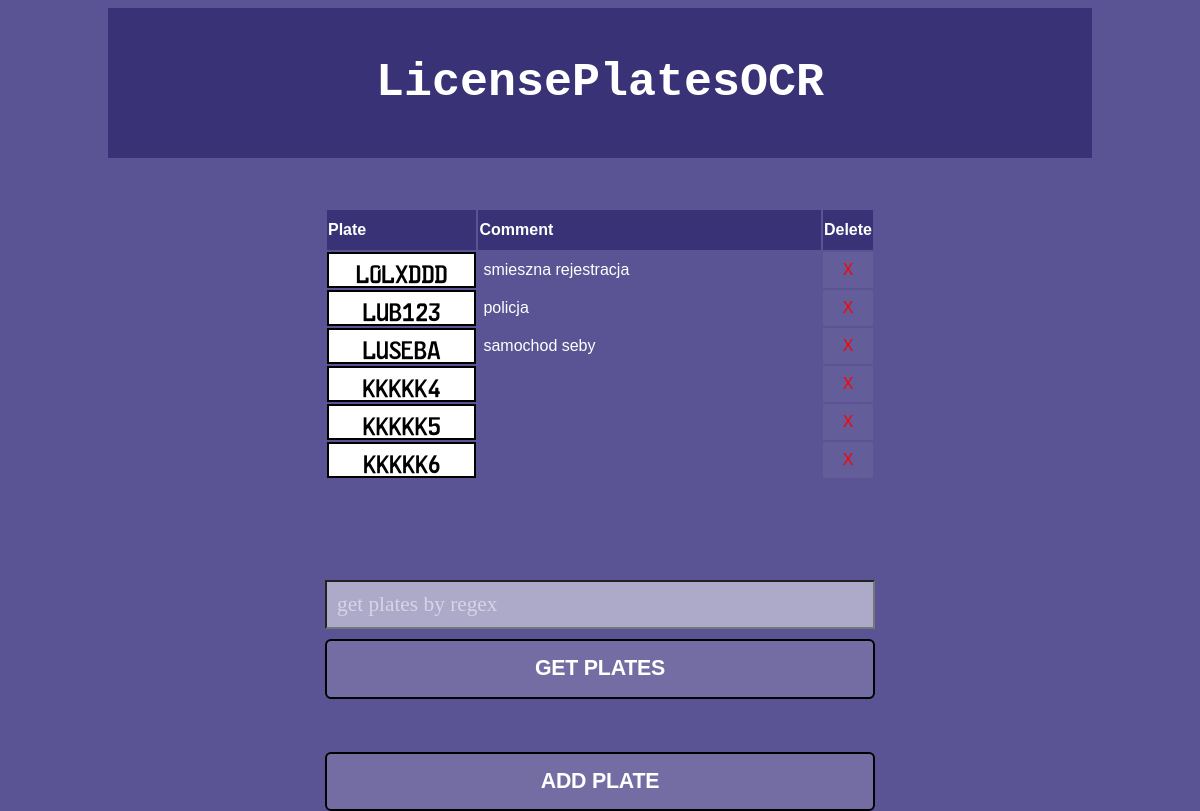
Page /license_management (signed in) on the earlier database version.
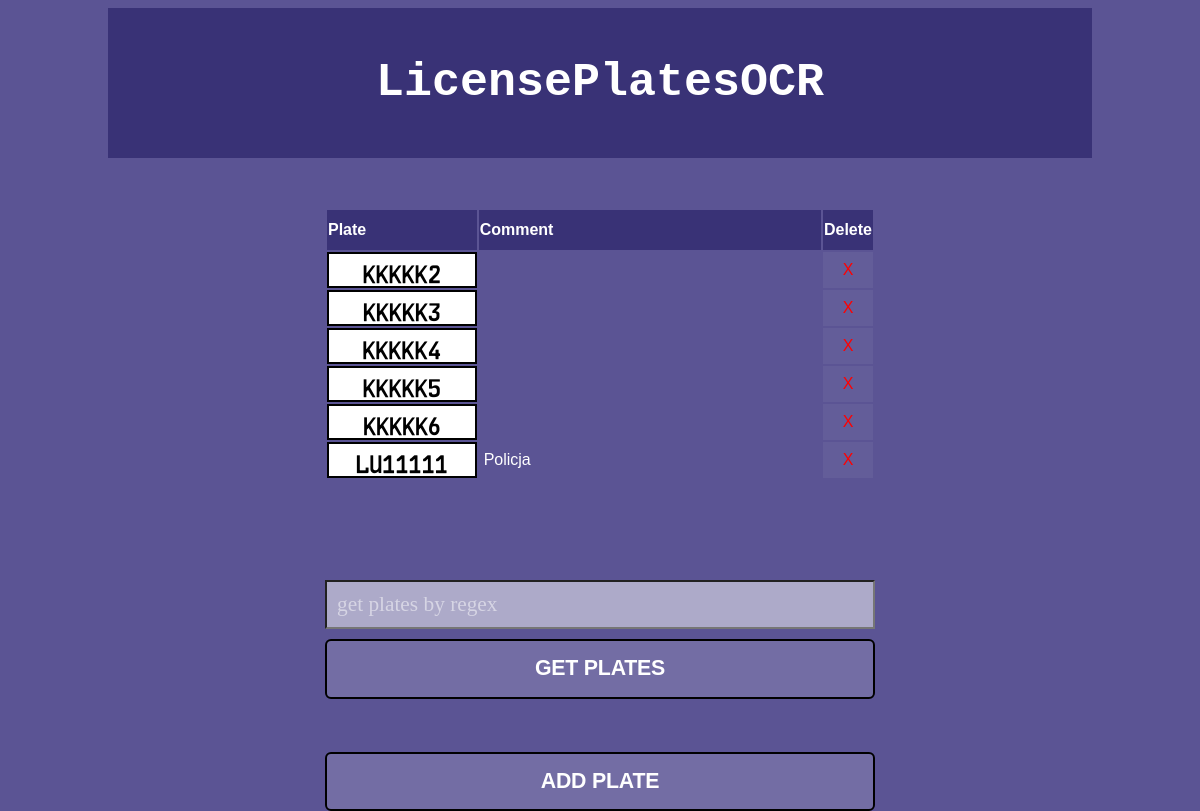
Same page on the later database version.
### app.py (models this page shows, shortened)
class LicensePlate(db.Model):
    id = db.Column(db.Integer, primary_key=True, autoincrement=True)
    plate_nb = db.Column(db.String(80), unique=True, nullable=False)
    user_id = db.Column(db.Integer, db.ForeignKey('user.id'), nullable=False)
    comment = db.Column(db.String(80), nullable=False)

### app.py (the view)
@app.route('/license_management', methods=['POST', 'GET'])
@login_required
def license_management():
    plates = get_all_plates_for_user(LicensePlate=LicensePlate, user_id=current_user.id)
    if request.method == 'POST':
        regex = request.form['regex_search']
        regex = base64.b64encode(regex.encode('utf-8'))
        return redirect(url_for("get_plates_by_regex", regex=regex))
    return render_template('license_management.html', page_title="Admin Panel", plates=plates)

### app.py (called while the page is built)
@login_manager.user_loader
def load_user(user_id):
    return User.query.get(int(user_id))

### src/utils/db_utils.py (called while the page is built)
def get_all_plates_for_user(LicensePlate, user_id):
    return LicensePlate.query.filter_by(user_id=user_id).all()

### src/templates/license_management.html (shortened to what this page needs)
<head>
    <link rel="stylesheet" type="text/css" href="{{ url_for('static',filename='style.css') }}">
</head>
<body>
    <div class="content">
        <div class="header"><a href="{{ url_for('index') }}">LicensePlatesOCR</a></div>
        <div class="management-box">
            <table class="plate-table">
                <tr>
                    <th class="plate-header">Plate</th>
                    <th class="comment-header">Comment</th>
                    <th class="delete-header">Delete</th>
                </tr>
            {% for plate in plates %}
                <tr>
                    <td class="plate">{{ plate.plate_nb }}</td>
                    <td class="comment">{{ plate.comment }}</td>
                    <td class="delete"><a href="{{ url_for('delete_plate', plate_nb=plate.plate_nb) }}">X</a></td>
                </tr>
            {% endfor %}
            </table>
            <form method="POST">
                <div class="field"><input type="text" name="regex_search" placeholder="get plates by regex"></div>
                <button type="submit" class="button-80">GET PLATES</button>
            </form>
            <br>
            <a href="{{ url_for('add_plate') }}"><button name="add_plate" class="button-80">ADD PLATE</button></a>
        </div>
    </div>
</body>

### static/style.css (style rules this page uses)
body { font-family: Verdana, sans-serif; font-size: 20; background-color: #5B5494; }
.content { margin-left: 100px; margin-right: 100px; height: 100%; }
.header { font-family: Courier New, sans-serif; width: 100%; background-color: #393276; height: 150px; line-height: 150px; text-align: center; font-size: 35pt; color: white; font-weight: bold; }
.header a { color: white; text-decoration: none; }
.management-box { text-align: center; margin-top: 50px; }
.management-box input { width: 550px; margin-top: 100px; }
.management-box button { width: 550px; margin-top: 10px; }
.management-box table { text-align: center; width: 550px; margin-left: auto; margin-right: auto; }
.plate { border: 2px solid black; background-color: white; font-family: FE-Font; font-size: 15pt; height: 30px; line-height: 30px; width: 150px; }
.plate-table th { background-color: #393276; height: 40px; text-align: left; color: white; }
.comment { width: 365px; text-align: left; color: white; padding: 5px; }
.delete { width: 35px; background: rgba(255, 255, 255, 0.05); }
.delete a { text-decoration: none; color: red; }
.plate-header { width: 150px; }
.comment-header { width: 365px; }
.delete-header { width: 35px; }
.field input { font-family: Verdana; background: rgba(255, 255, 255, 0.5); font-size: 16pt; padding: 10px; }
::placeholder { color: rgba(255, 255, 255, 0.5); }
.button-80 { background: rgba(255, 255, 255, 0.15); border-radius: .375rem; border-style: solid; border-width: .125rem; box-sizing: border-box; color: white; cursor: pointer; display: inline-block; font-family: Verdana,sans-serif; font-size: 16pt; font-weight: 700; letter-spacing: -.01em; line-height: 1.3; padding: .875rem 1.125rem; position: relative; text-align: center; text-decoration: none; transform: translateZ(0) scale(1); transition: transform .2s; user-select: none; -webkit-user-select: none; touch-action: manipulation; }

Differences in the rows shown:
removed LicensePlate: plate_nb "L0LXDDD", comment "smieszna rejestracja"
changed LicensePlate: plate_nb "LUB123" → "KKKKK2"; comment "policja" → (not shown)
changed LicensePlate: plate_nb "LUSEBA" → "KKKKK3"; comment "samochod seby" → (not shown)
added LicensePlate: plate_nb "LU11111", comment "Policja"
